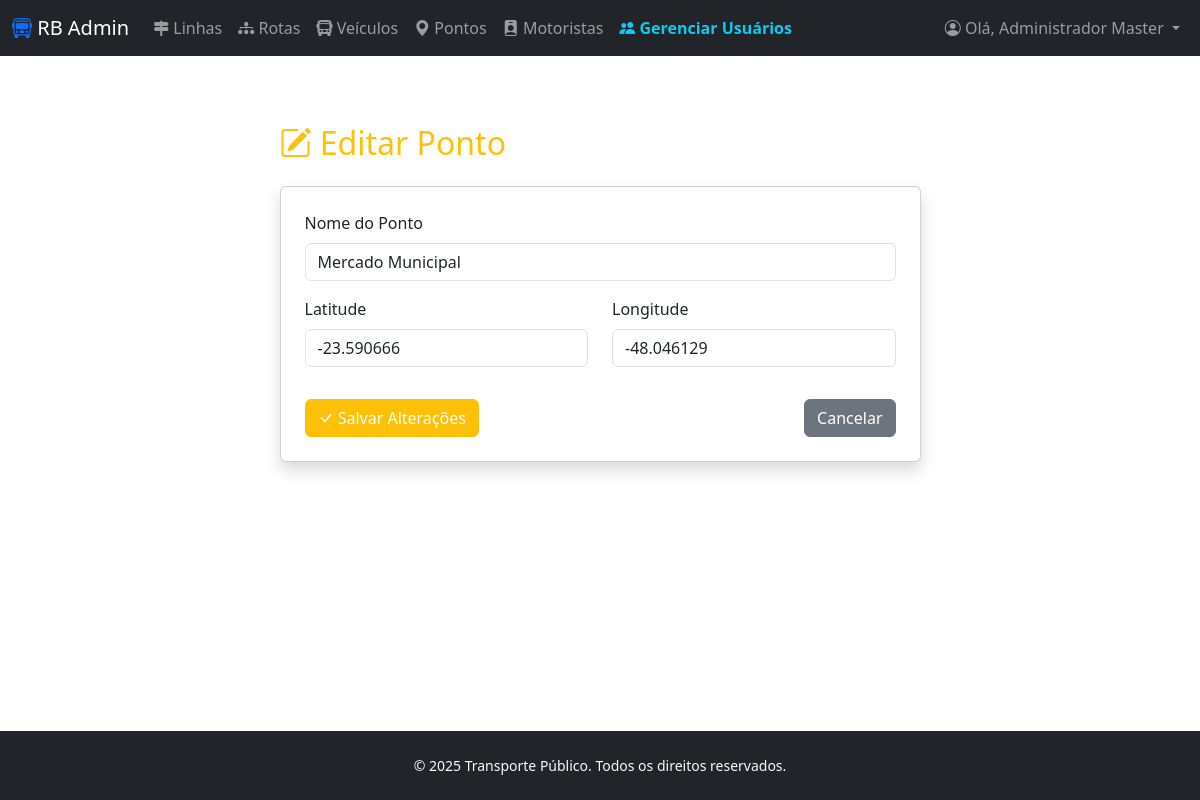
The page /admin/pontos_atualiza.php?id=2 (signed in) on the database its author committed.
### tables this page shows
CREATE TABLE tbpontos (
    id_ponto INT PRIMARY KEY AUTO_INCREMENT,
    nome VARCHAR(100) NOT NULL,
    latitude DECIMAL(10,6) NOT NULL,
    longitude DECIMAL(10,6) NOT NULL
);

### admin/pontos_atualiza.php (the view, shortened to what this page needs)
<?php
include("../connections/db_connect.php");
mysqli_select_db($conn, $database_conn);
$id_ponto = $_GET['id'];
$sql_busca = "SELECT * FROM tbpontos WHERE id_ponto = '$id_ponto'";
$dados = $conn->query($sql_busca)->fetch_assoc();
include '../admin/header.php';
?>
<body>
   <div class="container mt-5">
    <div class="row justify-content-center">
        <div class="col-md-7">
            <h2 class="text-warning mb-4"><i class="bi bi-pencil-square"></i> Editar Ponto</h2>
            <div class="card p-4 shadow">
                <form action="pontos_atualiza.php?id=<?php echo $id_ponto; ?>" method="post">
                    <div class="mb-3">
                        <label class="form-label">Nome do Ponto</label>
                        <input type="text" name="nome" class="form-control" value="<?php echo $dados['nome']; ?>" required>
                    </div>
                    <div class="row">
                        <div class="col-md-6 mb-3">
                            <label class="form-label">Latitude</label>
                            <input type="number" name="latitude" class="form-control" step="any" value="<?php echo $dados['latitude']; ?>" required>
                        </div>
                        <div class="col-md-6 mb-3">
                            <label class="form-label">Longitude</label>
                            <input type="number" name="longitude" class="form-control" step="any" value="<?php echo $dados['longitude']; ?>" required>
                        </div>
                    </div>
                    <div class="d-flex justify-content-between pt-3">
                         <button type="submit" class="btn btn-warning text-white"><i class="bi bi-check-lg"></i> Salvar Alterações</button>
                         <a href="pontos_lista.php" class="btn btn-secondary">Cancelar</a>
                    </div>
                </form>
            </div>
        </div>
    </div>
</div>
<?php include '../admin/footer.php'; ?>
</body>

### css/meu_estilo.css (style rules this page uses)
:root { --cor-primaria: #1e3c72; --cor-fundo: #f4f7f6; }
body { background-color: #f4f7f6; font-family: 'Segoe UI', Tahoma, Geneva, Verdana, sans-serif; }

### admin/pontos_atualiza.php (style rules this page uses)
body { display: flex; flex-direction: column; min-height: 100vh; margin: 0; font-family: 'Segoe UI', sans-serif; }

### rows shown on the page
tbpontos: nome "Mercado Municipal", latitude "-23.590666", longitude "-48.046129"

### other values the page prints
$_SESSION['nome_usuario'] "Administrador Master"
